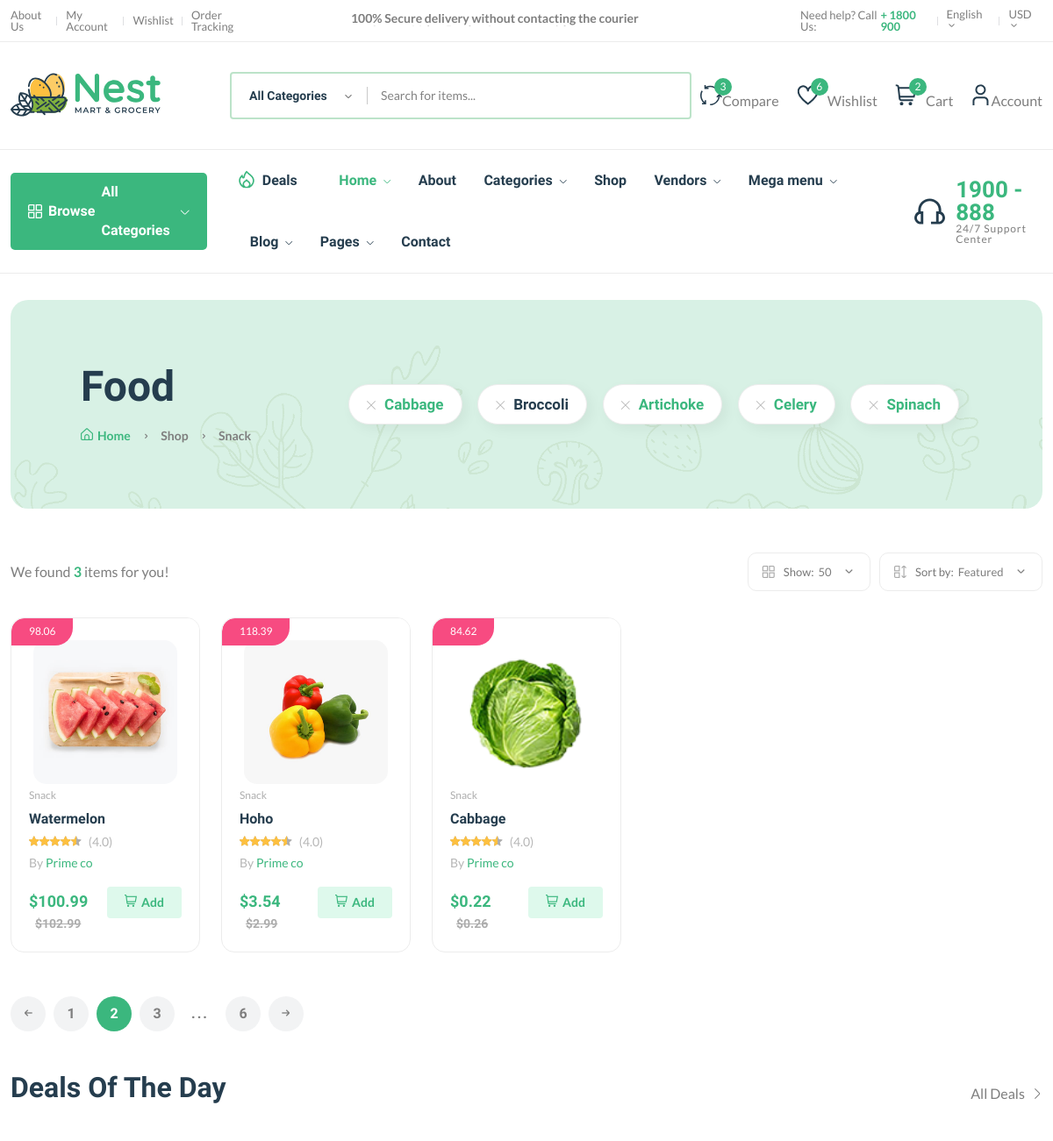
Before: /category/cat511h2beaed/ (upper part) with the older database file.
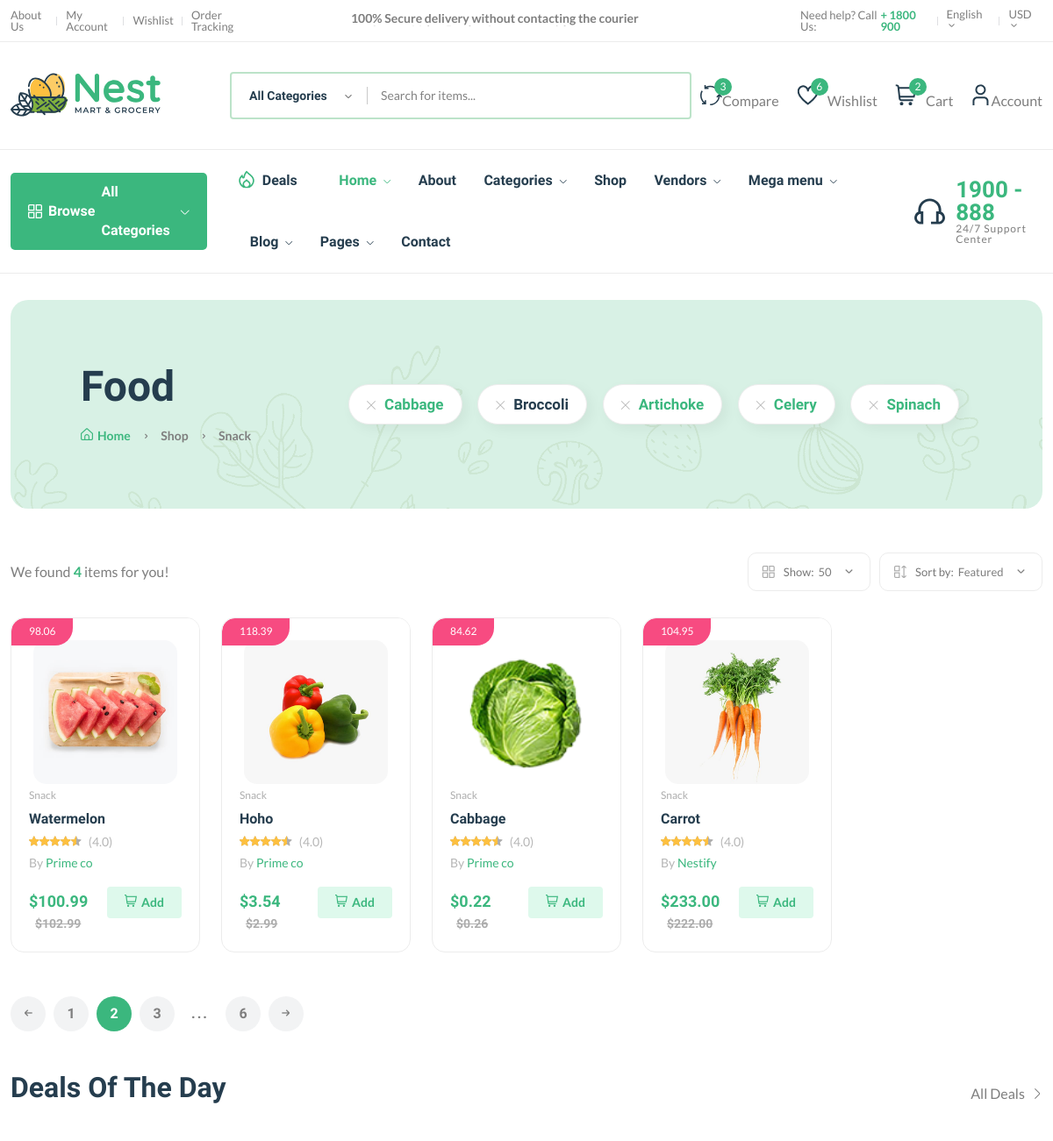
After: the same page with the newer database file.
### core/models.py (models this page shows, shortened)
class Product(models.Model):
    pid = ShortUUIDField(unique=True, length = 10, max_length=30, alphabet="abcdefgh12345")
    title = models.CharField(max_length=100, default="Fresh pear")
    image = models.ImageField(upload_to=user_directory_path, default="Product.jpg")
    description = RichTextUploadingField(null=True, blank=True, default="This is the product")
    user = models.ForeignKey(User, on_delete=models.SET_NULL, null=True)
    category = models.ForeignKey(Category, on_delete=models.SET_NULL, null=True, related_name="category")
    vendor = models.ForeignKey(Vendor, on_delete=models.SET_NULL, null=True, related_name="product")
    price = models.DecimalField(max_digits=99999999999999, decimal_places=2, default="1.99")
    old_price = models.DecimalField(max_digits=99999999999999, decimal_places=2, default="2.99")
    specification = models.TextField(null=True, blank=True)
    type = models.CharField(max_length=100, default="Organic", null=True, blank=True)
    stock_count = models.CharField(max_length=100, default="10", null=True, blank=True)
    life = models.CharField(max_length=100, default="100 days", null=True, blank=True)
    mfd = models.DateTimeField(auto_now_add=False, null=True, blank=True)
    tags = TaggableManager(blank=True)
    product_status = models.CharField(choices=STATUS, max_length=10, default="in_review")
    status = models.BooleanField(default=True)
    in_stock = models.BooleanField(default=True)
    featured = models.BooleanField(default=False)
    digital = models.BooleanField(default=False)
    sku = ShortUUIDField(unique=True, length=4, max_length = 10, prefix = "sku" ,alphabet="1234567890")
    date = models.DateTimeField(auto_now_add=True)
    updated = models.DateTimeField(null=True, blank=True)
    class Meta:
        verbose_name_plural = "Products"
    def get_percentage(self):
        new_price = (self.price / self.old_price) * 100
        return new_price

class Vendor(models.Model):
    vid = ShortUUIDField(unique=True, length = 10, max_length=30, prefix="ven", alphabet="abcdefgh12345")
    title = models.CharField(max_length=100, default="Nestify")
    image = models.ImageField(upload_to = user_directory_path, default="Vendor.jpg")
    cover_image = models.ImageField(upload_to = user_directory_path, default="Vendor.jpg")
    description = RichTextUploadingField(null=True, blank=True, default="I am an amazing vendor!")
    address = models.CharField(max_length=100, default="123 Main Street.")
    contact = models.CharField(max_length=100, default="+254 (456) 789")
    chat_resp_time = models.CharField(max_length=100, default="100")
    shipping_on_time = models.CharField(max_length=100, default="100")
    authentic_rating = models.CharField(max_length=100, default="100")
    days_return = models.CharField(max_length=100, default="100")
    warranty_period = models.CharField(max_length=100, default="100")
    user = models.ForeignKey(User, on_delete=models.SET_NULL, null=True)
    date = models.DateTimeField(auto_now_add=True, null=True, blank=True)
    class Meta:
        verbose_name_plural = "Vendors"
    def __str__(self):
        return self.title

### core/views.py (the view)
# urls.py: path("category/<cid>/", category_product_list_view, name='category-product-list'),
def category_product_list_view(request, cid):
    category = Category.objects.get(cid = cid)
    products = Product.objects.filter(product_status="published", category = category)
    context = {
        "category": category,
        "products": products
    }
    return render(request, 'core/category-product-list.html', context)

### core/context_processor.py (called while the page is built)
def default(request):
    categories = Category.objects.all()
    vendors = Vendor.objects.all()
    min_max_price = Product.objects.aggregate(Min("price"), Max("price"))
    try:
        pass
    except:
        address = None
    return {
        'categories': categories,
        'vendors': vendors,
        'min_max_price': min_max_price,
    }

### templates/core/category-product-list.html (shortened to what the changed rows need)
{% extends 'partials/base.html' %}
{% load static %}
{% block content %}
    <main class="main">
        <div class="page-header mt-30 mb-50">
            <div class="container">
                <div class="archive-header">
                    <div class="row align-items-center">
                        <div class="col-xl-3">
                            <h1 class="mb-15">{{ category.title}}</h1>
                        </div>
                    </div>
                </div>
            </div>
        </div>
        <div class="container mb-30">
            <div class="row">
                <div class="col-12">
                    <div class="shop-product-fillter">
                        <div class="totall-product">
                            <p>We found <strong class="text-brand">{{products.count}}</strong> item{{ products.count|pluralize}} for you!</p>
                        </div>
                    </div>
                    <div class="row product-grid">
                        {% for p in products %}
                        <div class="col-lg-1-5 col-md-4 col-12 col-sm-6">
                            <div class="product-cart-wrap mb-30">
                                <div class="product-img-action-wrap">
                                    <div class="product-img product-img-zoom">
                                        <a href="{% url 'core:product-detail' p.pid %}">
                                            <img class="default-img" src="{{ p.image.url }}" alt="" />
                                        </a>
                                    </div>
                                    <div class="product-badges product-badges-position product-badges-mrg">
                                        <span class="hot">{{ p.get_percentage|floatformat:2}}</span>
                                    </div>
                                </div>
                                <div class="product-content-wrap">
                                    <div class="product-category">
                                        <a href="shop-grid-right.html">Snack</a>
                                    </div>
                                    <h2><a href="{% url 'core:product-detail' p.pid %}">{{ p.title }}</a>
                                    </h2>
                                    <div class="product-rate-cover">
                                        <div class="product-rate d-inline-block">
                                            <div class="product-rating" style="width: 90%"></div>
                                        </div>
                                        <span class="font-small ml-5 text-muted"> (4.0)</span>
                                    </div>
                                    <div>
                                        <span class="font-small text-muted">By <a
                                                href="vendor-details-1.html">{{ p.vendor }}</a></span>
                                    </div>
                                    <div class="product-card-bottom">
                                        <div class="product-price">
                                            <span>${{ p.price }}</span>
                                            <span class="old-price">${{ p.old_price }}</span>
                                        </div>
                                        <div class="add-cart">
                                            <a class="add" href="shop-cart.html"><i
                                                    class="fi-rs-shopping-cart mr-5"></i>Add </a>
                                        </div>
                                    </div>
                                </div>
                            </div>
                        </div>
                        {% endfor %}
                    </div>
                </div>
            </div>
        </div>
    </main>
    {% endblock content%}

Changed rows visible on the page:
added Product: image (picture), get_percentage "104.95", title "Carrot", vendor "Nestify", price "233.00", old_price "222.00"
Other visible differences:
{{ products.count }}: "3" → "4"
